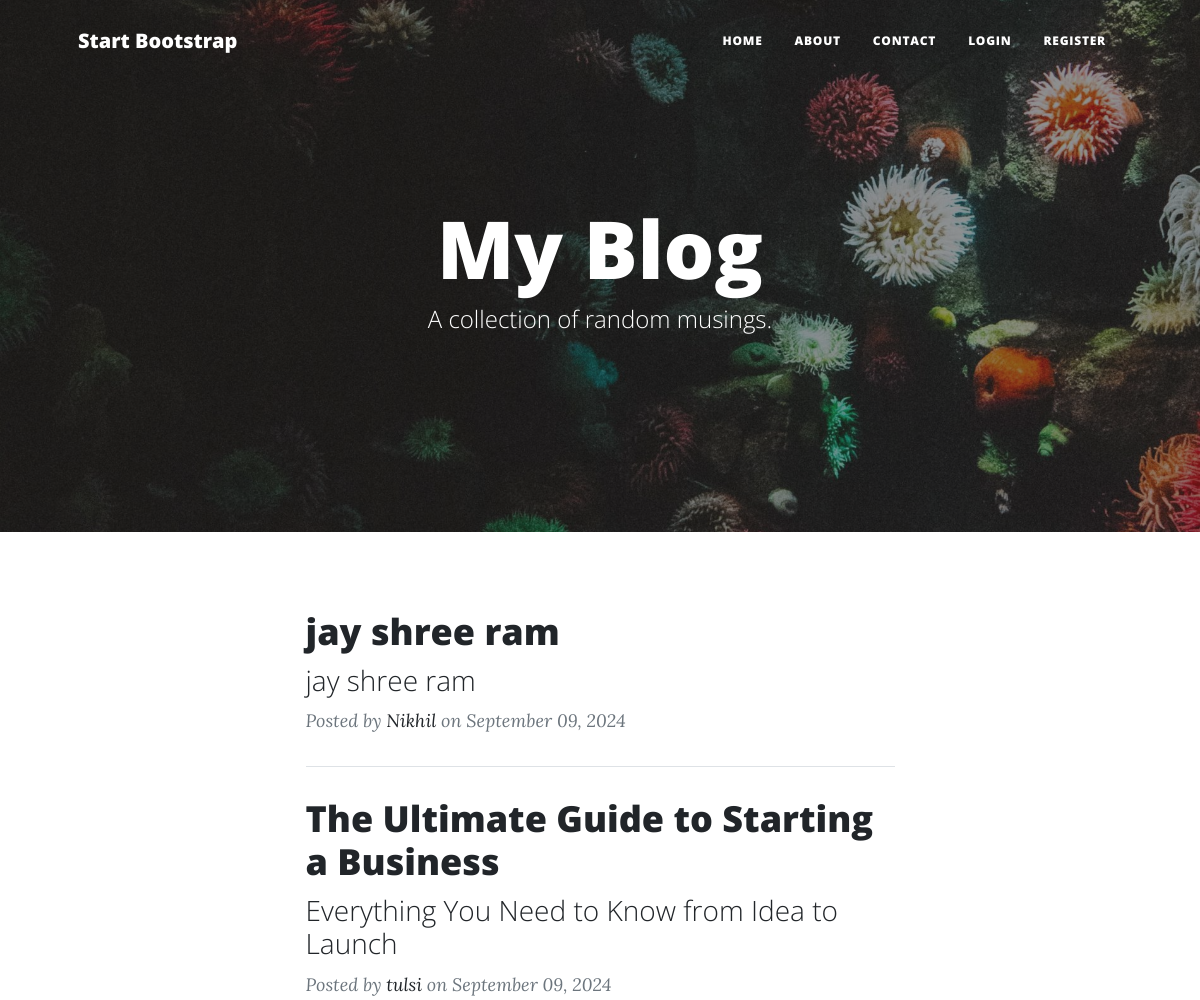
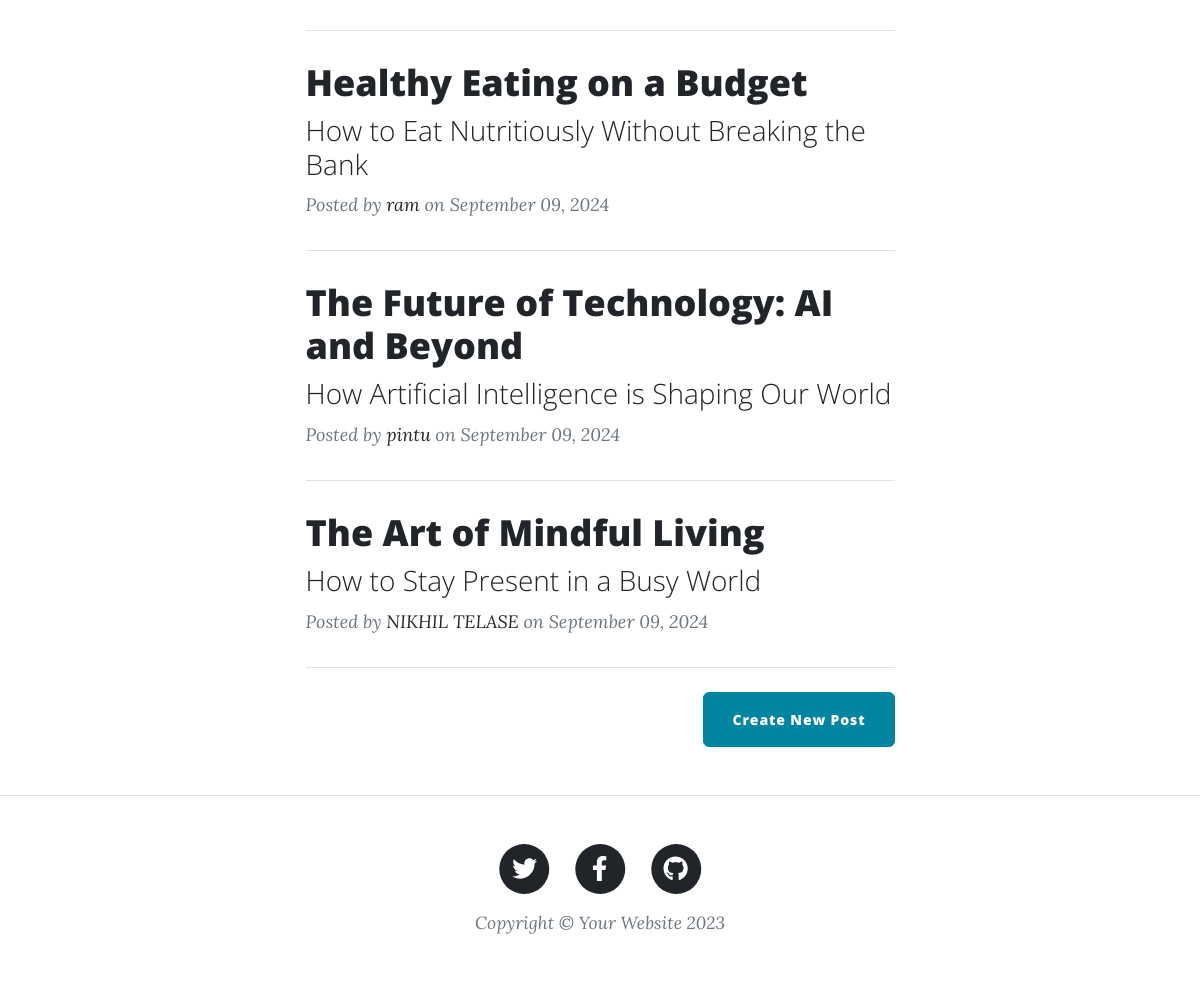
The page / on the database its author committed (2 pictures, top to bottom).
### db.py (models this page shows)
class BlogPost(db.Model):
    __tablename__ = "posts"
    id: Mapped[int] = mapped_column(Integer, primary_key=True)
    author_id: Mapped[int] = mapped_column(Integer, ForeignKey("users.id"), nullable=False)
    title: Mapped[str] = mapped_column(String(250), unique=True, nullable=False)
    subtitle: Mapped[str] = mapped_column(String(250), nullable=False)
    date: Mapped[str] = mapped_column(String(250), nullable=False)
    body: Mapped[str] = mapped_column(Text, nullable=False)
    img_url: Mapped[str] = mapped_column(String(250), nullable=False)
    author: Mapped["User"] = relationship("User", back_populates="posts")
    comments: Mapped[list["Comment"]] = relationship("Comment", back_populates="post")

class User(db.Model, UserMixin):
    __tablename__ = "users"
    id: Mapped[int] = mapped_column(Integer, primary_key=True)
    name: Mapped[str] = mapped_column(String, nullable=False)
    email: Mapped[str] = mapped_column(String, nullable=False, unique=True)
    password: Mapped[str] = mapped_column(String, nullable=False)
    posts: Mapped[list["BlogPost"]] = relationship("BlogPost", back_populates="author")
    comments: Mapped[list["Comment"]] = relationship("Comment", back_populates="author")

### blog.py (the view)
@blog_bp.route('/')
def get_all_posts():
    result = db.session.execute(db.select(BlogPost))
    posts = reversed(result.scalars().all())
    return render_template("index.html", all_posts=posts, user=current_user, flash=flash)

### templates/index.html (shortened to what this page needs)
{% include "header.html" %}
<header
  class="masthead"
  style="background-image: url('../static/assets/img/home-bg.jpg')"
>
  <div class="container position-relative px-4 px-lg-5">
    <div class="row gx-4 gx-lg-5 justify-content-center">
      <div class="col-md-10 col-lg-8 col-xl-7">
        <div class="site-heading">
          <h1>My Blog</h1>
          <span class="subheading">A collection of random musings.</span>
        </div>
      </div>
    </div>
  </div>
</header>
<div class="container px-4 px-lg-5">
  <div class="row gx-4 gx-lg-5 justify-content-center">
    <div class="col-md-10 col-lg-8 col-xl-7">
      {% for post in all_posts %}
      <div class="post-preview">
        <a href="{{ url_for('blog_bp.show_post', post_id=post.id) }}">
          <h2 class="post-title">{{ post.title }}</h2>
          <h3 class="post-subtitle">{{ post.subtitle }}</h3>
        </a>
        <p class="post-meta">
          Posted by
          <a href="#">{{post.author.name}}</a>
          on {{post.date}}
        </p>
      </div>
      <hr class="my-4" />
      {% endfor %}
      <div class="d-flex justify-content-end mb-4">
        {% if user.is_authenticated %}
        <a
          class="btn btn-primary float-right"
          href="{{url_for('blog_bp.add_new_post')}}"
          >Create New Post</a
        >
        {% else %}
        <a
          class="btn btn-primary float-right"
          href="{{url_for('auth_bp.login')}}"
          >Create New Post</a
        >
        {% endif %}
      </div>
    </div>
  </div>
</div>
{% include "footer.html" %}

### templates/header.html (shortened to what this page needs)
<!DOCTYPE html>
<html lang="en">
<head>
  {% block styles %}
  {{ bootstrap.load_css() }}
  <link href="{{ url_for('static', filename='css/styles.css') }}" rel="stylesheet" />
  {% endblock %}
</head>
<body>
  <nav class="navbar navbar-expand-lg navbar-light" id="mainNav">
    <div class="container px-4 px-lg-5">
      <a class="navbar-brand" href="/">Start Bootstrap</a>
      <div class="collapse navbar-collapse" id="navbarResponsive">
        <ul class="navbar-nav ms-auto py-4 py-lg-0">
          <li class="nav-item">
            <a class="nav-link px-lg-3 py-3 py-lg-4" href="{{ url_for('blog_bp.get_all_posts') }}">Home</a>
          </li>
          <li class="nav-item">
            <a class="nav-link px-lg-3 py-3 py-lg-4" href="{{ url_for('blog_bp.about') }}">About</a>
          </li>
          <li class="nav-item">
            <a class="nav-link px-lg-3 py-3 py-lg-4" href="{{ url_for('auth_bp.contact') }}">Contact</a>
          </li>
          {% if not user.is_authenticated %}
          <li class="nav-item">
            <a class="nav-link px-lg-3 py-3 py-lg-4" href="{{ url_for('auth_bp.login') }}">Login</a>
          </li>
          <li class="nav-item">
            <a class="nav-link px-lg-3 py-3 py-lg-4" href="{{ url_for('auth_bp.register') }}">Register</a>
          </li>
          {% endif %}
        </ul>
      </div>
    </div>
  </nav>
</body>
</html>

### templates/footer.html (shortened to what this page needs)
        <footer class="border-top">
          <div class="container px-4 px-lg-5">
              <div class="row gx-4 gx-lg-5 justify-content-center">
                  <div class="col-md-10 col-lg-8 col-xl-7">
                      <ul class="list-inline text-center">
                          <li class="list-inline-item">
                              <a href="#!">
                                  <span class="fa-stack fa-lg">
                                      <i class="fas fa-circle fa-stack-2x"></i>
                                      <i class="fab fa-twitter fa-stack-1x fa-inverse"></i>
                                  </span>
                              </a>
                          </li>
                          <li class="list-inline-item">
                              <a href="#!">
                                  <span class="fa-stack fa-lg">
                                      <i class="fas fa-circle fa-stack-2x"></i>
                                      <i class="fab fa-facebook-f fa-stack-1x fa-inverse"></i>
                                  </span>
                              </a>
                          </li>
                          <li class="list-inline-item">
                              <a href="#!">
                                  <span class="fa-stack fa-lg">
                                      <i class="fas fa-circle fa-stack-2x"></i>
                                      <i class="fab fa-github fa-stack-1x fa-inverse"></i>
                                  </span>
                              </a>
                          </li>
                      </ul>
                      <div class="small text-center text-muted fst-italic">Copyright &copy; Your Website 2023</div>
                  </div>
              </div>
          </div>
      </footer>
  </body>
</html>

### rows shown on the page
BlogPost: title "jay shree ram", subtitle "jay shree ram", author.name "Nikhil", date "September 09, 2024"
BlogPost: title "The Ultimate Guide to Starting a Business", subtitle "Everything You Need to Know from Idea to Launch", author.name "tulsi", date "September 09, 2024"
BlogPost: title "Healthy Eating on a Budget", subtitle "How to Eat Nutritiously Without Breaking the Bank", author.name "ram", date "September 09, 2024"
BlogPost: title "The Future of Technology: AI and Beyond", subtitle "How Artificial Intelligence is Shaping Our World", author.name "pintu", date "September 09, 2024"
BlogPost: title "The Art of Mindful Living", subtitle "How to Stay Present in a Busy World", author.name "NIKHIL TELASE", date "September 09, 2024"
